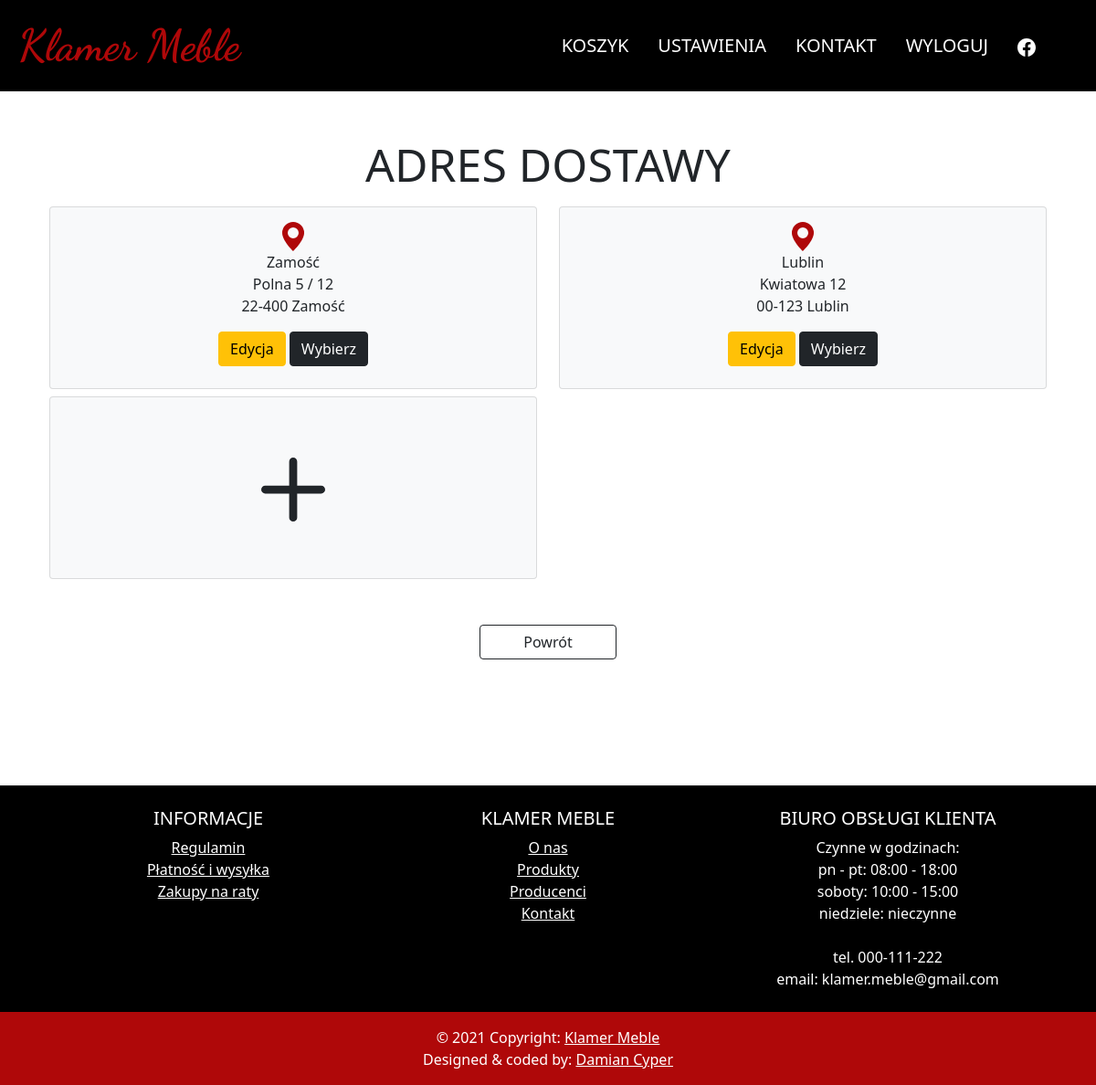
/shopping_cart/address (signed in), run on the app's committed database.
### store/models.py (models this page shows, shortened)
class UserAddress(models.Model):
    user = models.ForeignKey(User, on_delete=models.CASCADE, default=0)
    address = models.ForeignKey(Address, on_delete=models.CASCADE, default=0)

class Address(models.Model):
    city = models.CharField(max_length=255)
    street = models.CharField(max_length=255)
    house_nr = models.CharField(max_length=5)
    building_nr = models.CharField(max_length=5, blank=True)
    zip_code = models.CharField(max_length=7)

### store/views.py (the view, shortened to what this page needs)
# urls.py: path('shopping_cart/address', DeliveryAddressView.as_view(template_name='delivery_address.html'), name='delivery_address'),
class DeliveryAddressView(LoginRequiredMixin, generic.ListView):
    model = UserAddress

### store/templates/delivery_address.html (shortened to what this page needs)
{% extends 'navMenu.html' %}
{% block additional %}
    {% load static %}
    <link href="{% static 'store/delivery_address.css' %}" rel="stylesheet">
{% endblock %}
{% block main %}
    <div class="container">
        <h3>Adres dostawy</h3>
    </div>
    <div class="container" id="list" style="min-height: 74vh">
        <div class="row" style="position: relative; z-index: 2; width: 100%">
            {% for address in object_list %}
                <div class="col-lg-6 mt-2">
                    <div class="card text-center bg-light" style="height: 200px">
                        <div class="card-body">
                            <svg xmlns="http://www.w3.org/2000/svg" width="32" height="32" fill="#af0809" class="bi bi-geo-alt-fill" viewBox="0 0 16 16">
                              <path d="M8 16s6-5.686 6-10A6 6 0 0 0 2 6c0 4.314 6 10 6 10zm0-7a3 3 0 1 1 0-6 3 3 0 0 1 0 6z"/>
                            </svg>
                            <p class="card-text">
                                {{address.address.city}}<br>
                                {{address.address.street}}
                                {% if address.address.building_nr %}
                                    {{address.address.building_nr}} /
                                {% endif %}
                                {{address.address.house_nr}}<br>
                                {{address.address.zip_code}} {{address.address.city}}
                            </p>
                            <form method="post">
                                <a class="btn btn-warning" href="{% url 'address_form' address.address.id %}">
                                    Edycja
                                </a>
                                <button class="btn btn-dark" type="submit">Wybierz</button>
                            </form>
                        </div>
                    </div>
                </div>
            {% endfor %}
            <div class="col-lg-6 mt-2">
                <a href="{% url 'address_form' 0 %}" class="link-dark">
                    <div class="card text-center bg-light" style="height: 200px" id="add_new">
                        <div class="card-body">
                            <svg xmlns="http://www.w3.org/2000/svg" width="70" height="70" fill="currentColor" class="bi bi-plus-lg" viewBox="0 0 16 16" style="margin: 50px 0">
                              <path d="M8 0a1 1 0 0 1 1 1v6h6a1 1 0 1 1 0 2H9v6a1 1 0 1 1-2 0V9H1a1 1 0 0 1 0-2h6V1a1 1 0 0 1 1-1z"/>
                            </svg>
                        </div>
                    </div>
                </a>
            </div>
        </div>
        <a class="btn btn-outline-dark" href="{% url 'shop_cart' %}" style="margin-top: 50px" id="go_back">Powrót</a>
    </div>
{% endblock %}

### store/static/store/delivery_address.css (style rules this page uses)
h3 { text-transform: uppercase; font-size: 50px!important; text-align: center; padding-top: 50px; }
#list { margin-bottom: 50px; display: flex!important; flex-direction: column!important; align-items: center!important; }
#go_back, #next { margin: -50px 2px 50px 2px; display: block; width: 150px; }

### data on the page
UserAddress: address.city "Zamość", address.street "Polna", address.building_nr "5", address.house_nr "12", address.zip_code "22-400"
UserAddress: address.city "Lublin", address.street "Kwiatowa", address.house_nr "12", address.zip_code "00-123"
